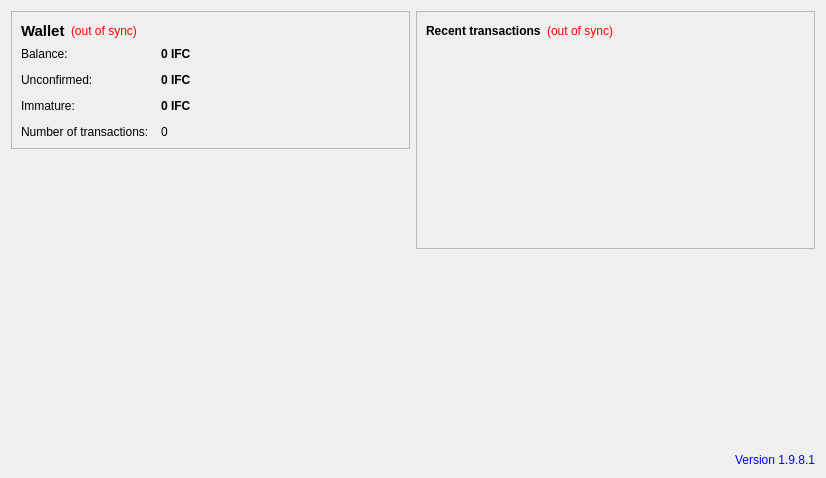
<?xml version="1.0" encoding="UTF-8"?>
<ui version="4.0">
 <class>OverviewPage</class>
 <widget class="QWidget" name="OverviewPage">
  <property name="geometry">
   <rect>
    <x>0</x>
    <y>0</y>
    <width>826</width>
    <height>478</height>
   </rect>
  </property>
  <property name="windowTitle">
   <string>Form</string>
  </property>
  <layout class="QHBoxLayout" name="horizontalLayout" stretch="1,1">
   <item>
    <layout class="QVBoxLayout" name="verticalLayout_2">
     <item>
      <widget class="QFrame" name="frame">
       <property name="frameShape">
        <enum>QFrame::StyledPanel</enum>
       </property>
       <property name="frameShadow">
        <enum>QFrame::Raised</enum>
       </property>
       <layout class="QVBoxLayout" name="verticalLayout_4">
        <item>
         <layout class="QHBoxLayout" name="horizontalLayout_4">
          <item>
           <widget class="QLabel" name="label_5">
            <property name="font">
             <font>
              <pointsize>11</pointsize>
              <weight>75</weight>
              <bold>true</bold>
             </font>
            </property>
            <property name="text">
             <string>Wallet</string>
            </property>
           </widget>
          </item>
          <item>
           <widget class="QLabel" name="labelWalletStatus">
            <property name="toolTip">
             <string>The displayed information may be out of date. Your wallet automatically synchronizes with the Infinitecoin network after a connection is established, but this process has not completed yet.</string>
            </property>
            <property name="styleSheet">
             <string notr="true">QLabel { color: red; }</string>
            </property>
            <property name="text">
             <string notr="true">(out of sync)</string>
            </property>
            <property name="alignment">
             <set>Qt::AlignLeading|Qt::AlignLeft|Qt::AlignVCenter</set>
            </property>
           </widget>
          </item>
          <item>
           <spacer name="horizontalSpacer_2">
            <property name="orientation">
             <enum>Qt::Horizontal</enum>
            </property>
            <property name="sizeHint" stdset="0">
             <size>
              <width>40</width>
              <height>20</height>
             </size>
            </property>
           </spacer>
          </item>
         </layout>
        </item>
        <item>
         <layout class="QFormLayout" name="formLayout_2">
          <property name="fieldGrowthPolicy">
           <enum>QFormLayout::AllNonFixedFieldsGrow</enum>
          </property>
          <property name="horizontalSpacing">
           <number>12</number>
          </property>
          <property name="verticalSpacing">
           <number>12</number>
          </property>
          <item row="0" column="0">
           <widget class="QLabel" name="label">
            <property name="text">
             <string>Balance:</string>
            </property>
           </widget>
          </item>
          <item row="0" column="1">
           <widget class="QLabel" name="labelBalance">
            <property name="font">
             <font>
              <weight>75</weight>
              <bold>true</bold>
             </font>
            </property>
            <property name="cursor">
             <cursorShape>IBeamCursor</cursorShape>
            </property>
            <property name="toolTip">
             <string>Your current balance</string>
            </property>
            <property name="text">
             <string notr="true">0 IFC</string>
            </property>
            <property name="textInteractionFlags">
             <set>Qt::LinksAccessibleByMouse|Qt::TextSelectableByKeyboard|Qt::TextSelectableByMouse</set>
            </property>
           </widget>
          </item>
          <item row="1" column="0">
           <widget class="QLabel" name="label_3">
            <property name="text">
             <string>Unconfirmed:</string>
            </property>
           </widget>
          </item>
          <item row="1" column="1">
           <widget class="QLabel" name="labelUnconfirmed">
            <property name="font">
             <font>
              <weight>75</weight>
              <bold>true</bold>
             </font>
            </property>
            <property name="cursor">
             <cursorShape>IBeamCursor</cursorShape>
            </property>
            <property name="toolTip">
             <string>Total of transactions that have yet to be confirmed, and do not yet count toward the current balance</string>
            </property>
            <property name="text">
             <string notr="true">0 IFC</string>
            </property>
            <property name="textInteractionFlags">
             <set>Qt::LinksAccessibleByMouse|Qt::TextSelectableByKeyboard|Qt::TextSelectableByMouse</set>
            </property>
           </widget>
          </item>
          <item row="2" column="0">
           <widget class="QLabel" name="labelImmatureText">
            <property name="text">
             <string>Immature:</string>
            </property>
           </widget>
          </item>
          <item row="2" column="1">
           <widget class="QLabel" name="labelImmature">
            <property name="font">
             <font>
              <weight>75</weight>
              <bold>true</bold>
             </font>
            </property>
            <property name="toolTip">
             <string>Mined balance that has not yet matured</string>
            </property>
            <property name="text">
             <string notr="true">0 IFC</string>
            </property>
            <property name="textInteractionFlags">
             <set>Qt::LinksAccessibleByMouse|Qt::TextSelectableByKeyboard|Qt::TextSelectableByMouse</set>
            </property>
           </widget>
          </item>
          <item row="3" column="0">
           <widget class="QLabel" name="label_2">
            <property name="text">
             <string>Number of transactions:</string>
            </property>
           </widget>
          </item>
          <item row="3" column="1">
           <widget class="QLabel" name="labelNumTransactions">
            <property name="toolTip">
             <string>Total number of transactions in wallet</string>
            </property>
            <property name="text">
             <string notr="true">0</string>
            </property>
           </widget>
          </item>
         </layout>
        </item>
       </layout>
      </widget>
     </item>
     <item>
      <spacer name="verticalSpacer">
       <property name="orientation">
        <enum>Qt::Vertical</enum>
       </property>
       <property name="sizeHint" stdset="0">
        <size>
         <width>20</width>
         <height>40</height>
        </size>
       </property>
      </spacer>
     </item>
     <item>
      <widget class="QLabel" name="label_7">
       <property name="enabled">
        <bool>true</bool>
       </property>
       <property name="minimumSize">
        <size>
         <width>0</width>
         <height>32</height>
        </size>
       </property>
       <property name="styleSheet">
        <string notr="true"/>
       </property>
       <property name="text">
        <string/>
       </property>
       <property name="alignment">
        <set>Qt::AlignCenter</set>
       </property>
       <property name="openExternalLinks">
        <bool>true</bool>
       </property>
       <property name="textInteractionFlags">
        <set>Qt::LinksAccessibleByKeyboard|Qt::LinksAccessibleByMouse</set>
       </property>
      </widget>
     </item>
     <item>
      <layout class="QHBoxLayout" name="horizontalLayout_3">
       <item>
        <widget class="QLabel" name="label_6">
         <property name="maximumSize">
          <size>
           <width>128</width>
           <height>128</height>
          </size>
         </property>
         <property name="text">
          <string/>
         </property>
         <property name="pixmap">
          <pixmap resource="../bitcoin.qrc">:/images/res/icons/bitcoin.png</pixmap>
         </property>
         <property name="scaledContents">
          <bool>true</bool>
         </property>
         <property name="alignment">
          <set>Qt::AlignCenter</set>
         </property>
         <property name="indent">
          <number>-1</number>
         </property>
        </widget>
       </item>
      </layout>
     </item>
     <item>
      <spacer name="verticalSpacer_3">
       <property name="orientation">
        <enum>Qt::Vertical</enum>
       </property>
       <property name="sizeHint" stdset="0">
        <size>
         <width>20</width>
         <height>40</height>
        </size>
       </property>
      </spacer>
     </item>
    </layout>
   </item>
   <item>
    <layout class="QVBoxLayout" name="verticalLayout_3">
     <item>
      <widget class="QFrame" name="frame_2">
       <property name="frameShape">
        <enum>QFrame::StyledPanel</enum>
       </property>
       <property name="frameShadow">
        <enum>QFrame::Raised</enum>
       </property>
       <layout class="QVBoxLayout" name="verticalLayout">
        <item>
         <layout class="QHBoxLayout" name="horizontalLayout_2">
          <item>
           <widget class="QLabel" name="label_4">
            <property name="text">
             <string>&lt;b&gt;Recent transactions&lt;/b&gt;</string>
            </property>
           </widget>
          </item>
          <item>
           <widget class="QLabel" name="labelTransactionsStatus">
            <property name="toolTip">
             <string>The displayed information may be out of date. Your wallet automatically synchronizes with the Infinitecoin network after a connection is established, but this process has not completed yet.</string>
            </property>
            <property name="styleSheet">
             <string notr="true">QLabel { color: red; }</string>
            </property>
            <property name="text">
             <string notr="true">(out of sync)</string>
            </property>
            <property name="alignment">
             <set>Qt::AlignRight|Qt::AlignTrailing|Qt::AlignVCenter</set>
            </property>
           </widget>
          </item>
          <item>
           <spacer name="horizontalSpacer">
            <property name="orientation">
             <enum>Qt::Horizontal</enum>
            </property>
            <property name="sizeHint" stdset="0">
             <size>
              <width>40</width>
              <height>20</height>
             </size>
            </property>
           </spacer>
          </item>
         </layout>
        </item>
        <item>
         <widget class="QListView" name="listTransactions">
          <property name="styleSheet">
           <string notr="true">QListView { background: transparent; }</string>
          </property>
          <property name="frameShape">
           <enum>QFrame::NoFrame</enum>
          </property>
          <property name="verticalScrollBarPolicy">
           <enum>Qt::ScrollBarAlwaysOff</enum>
          </property>
          <property name="horizontalScrollBarPolicy">
           <enum>Qt::ScrollBarAlwaysOff</enum>
          </property>
          <property name="selectionMode">
           <enum>QAbstractItemView::NoSelection</enum>
          </property>
         </widget>
        </item>
       </layout>
      </widget>
     </item>
     <item>
      <spacer name="verticalSpacer_2">
       <property name="orientation">
        <enum>Qt::Vertical</enum>
       </property>
       <property name="sizeHint" stdset="0">
        <size>
         <width>20</width>
         <height>40</height>
        </size>
       </property>
      </spacer>
     </item>
     <item>
      <widget class="QLabel" name="label_8">
       <property name="font">
        <font>
         <pointsize>9</pointsize>
         <weight>50</weight>
         <italic>false</italic>
         <bold>false</bold>
         <underline>false</underline>
         <strikeout>false</strikeout>
        </font>
       </property>
       <property name="cursor">
        <cursorShape>ArrowCursor</cursorShape>
       </property>
       <property name="mouseTracking">
        <bool>true</bool>
       </property>
       <property name="styleSheet">
        <string notr="true"/>
       </property>
       <property name="text">
        <string>&lt;html&gt;&lt;head/&gt;&lt;body&gt;&lt;p&gt;&lt;span style=&quot; color:#0000ff;&quot;&gt;Version 1.9.8.1&lt;/span&gt;&lt;/p&gt;&lt;/body&gt;&lt;/html&gt;</string>
       </property>
       <property name="alignment">
        <set>Qt::AlignRight|Qt::AlignTrailing|Qt::AlignVCenter</set>
       </property>
       <property name="openExternalLinks">
        <bool>false</bool>
       </property>
       <property name="textInteractionFlags">
        <set>Qt::NoTextInteraction</set>
       </property>
      </widget>
     </item>
    </layout>
   </item>
  </layout>
 </widget>
 <resources>
  <include location="../bitcoin.qrc"/>
 </resources>
 <connections/>
</ui>
